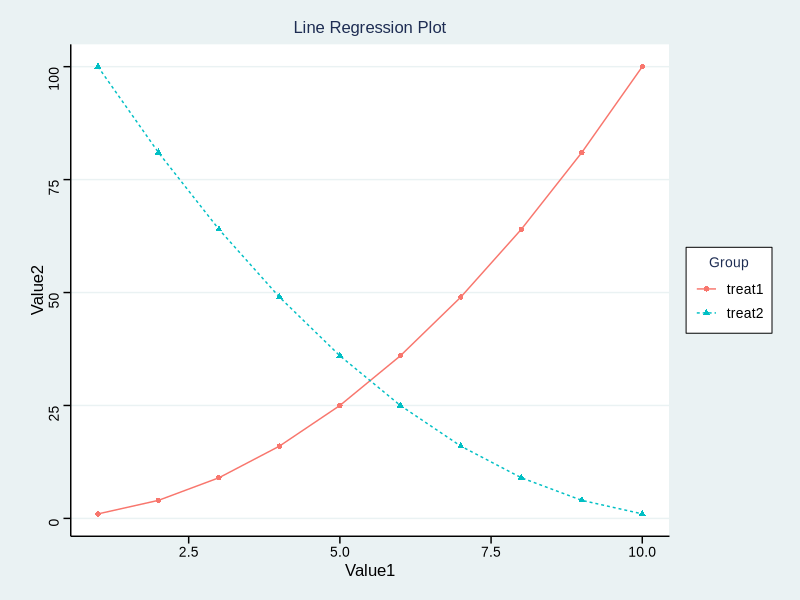

Write R code to recreate this figure.
## ---- chunk 1
# 安装包
if (!requireNamespace("ggplot2", quietly = TRUE)) {
  install.packages("ggplot2")
}
if (!requireNamespace("ggthemes", quietly = TRUE)) {
  install.packages("ggthemes")
}

# 加载包
library(ggplot2)
library(ggthemes)
## ---- chunk 2
# 加载数据
data <- read.delim("files/Hiplot/095-line-data.txt", header = T)

# 整理数据格式
data[,3] <- factor(data[,3], levels = unique(data[,3]))

# 查看数据
head(data)
## ---- chunk 3
#| label: fig-1line
#| fig-cap: "线图"
#| out.width: "95%"
#| fig-height: 4
#| fig-width: 6
#| warning: false
#| error: false
#| message: false

# 线图
p <- ggplot(data, aes(x = Value1, y = Value2)) +
  geom_line(alpha = 1, aes(color = Group, linetype = Group)) +
  geom_point(aes(color = Group, shape = Group)) +
  ggtitle("Line Regression Plot") +
  scale_fill_manual(values = c("#e04d39","#5bbad6")) +
  theme_stata() +
  theme(text = element_text(family = "Arial"),
        plot.title = element_text(size = 12,hjust = 0.5),
        axis.title = element_text(size = 12),
        axis.text = element_text(size = 10),
        axis.text.x = element_text(angle = 0, hjust = 0.5,vjust = 1),
        legend.position = "right",
        legend.direction = "vertical",
        legend.title = element_text(size = 10),
        legend.text = element_text(size = 10))

p
